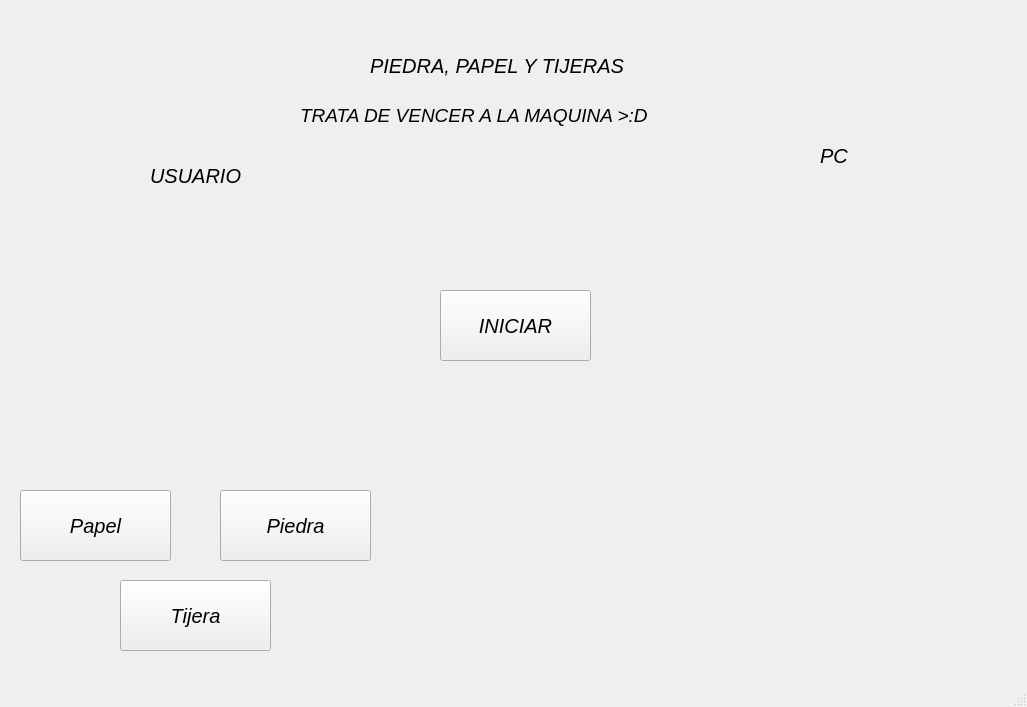
<?xml version="1.0" encoding="UTF-8"?>
<ui version="4.0">
 <class>MainWindow</class>
 <widget class="QMainWindow" name="MainWindow">
  <property name="geometry">
   <rect>
    <x>0</x>
    <y>0</y>
    <width>1027</width>
    <height>707</height>
   </rect>
  </property>
  <property name="windowTitle">
   <string>MainWindow</string>
  </property>
  <widget class="QWidget" name="centralwidget">
   <widget class="QPushButton" name="btn_iniciar">
    <property name="geometry">
     <rect>
      <x>440</x>
      <y>290</y>
      <width>151</width>
      <height>71</height>
     </rect>
    </property>
    <property name="font">
     <font>
      <family>MS Sans Serif</family>
      <pointsize>15</pointsize>
      <italic>true</italic>
     </font>
    </property>
    <property name="text">
     <string>INICIAR</string>
    </property>
   </widget>
   <widget class="QLabel" name="label">
    <property name="geometry">
     <rect>
      <x>450</x>
      <y>80</y>
      <width>55</width>
      <height>16</height>
     </rect>
    </property>
    <property name="text">
     <string/>
    </property>
   </widget>
   <widget class="QLabel" name="label_3">
    <property name="geometry">
     <rect>
      <x>30</x>
      <y>-40</y>
      <width>301</width>
      <height>221</height>
     </rect>
    </property>
    <property name="styleSheet">
     <string notr="true">border-image: url(:/Logos/ingenieria logo.png);</string>
    </property>
    <property name="text">
     <string/>
    </property>
   </widget>
   <widget class="QLabel" name="label_4">
    <property name="geometry">
     <rect>
      <x>810</x>
      <y>20</y>
      <width>191</width>
      <height>91</height>
     </rect>
    </property>
    <property name="styleSheet">
     <string notr="true">border-image: url(:/Logos/uat logo.jpg);</string>
    </property>
    <property name="text">
     <string/>
    </property>
   </widget>
   <widget class="QLabel" name="label_5">
    <property name="geometry">
     <rect>
      <x>830</x>
      <y>510</y>
      <width>181</width>
      <height>131</height>
     </rect>
    </property>
    <property name="styleSheet">
     <string notr="true">border-image: url(:/Logos/logo programador.png);</string>
    </property>
    <property name="text">
     <string/>
    </property>
   </widget>
   <widget class="QLabel" name="imagenPC">
    <property name="geometry">
     <rect>
      <x>710</x>
      <y>200</y>
      <width>251</width>
      <height>261</height>
     </rect>
    </property>
    <property name="cursor">
     <cursorShape>BusyCursor</cursorShape>
    </property>
    <property name="styleSheet">
     <string notr="true">border-image: url(:/Logos/yo xd.jpg);</string>
    </property>
    <property name="text">
     <string/>
    </property>
    <property name="pixmap">
     <pixmap resource="recursos.qrc">:/Logos/piedra.jpeg</pixmap>
    </property>
    <property name="scaledContents">
     <bool>true</bool>
    </property>
   </widget>
   <widget class="QLabel" name="imagenUsu">
    <property name="geometry">
     <rect>
      <x>70</x>
      <y>210</y>
      <width>271</width>
      <height>261</height>
     </rect>
    </property>
    <property name="cursor">
     <cursorShape>BusyCursor</cursorShape>
    </property>
    <property name="styleSheet">
     <string notr="true">border-image: url(:/Logos/yo xd.jpg);</string>
    </property>
    <property name="text">
     <string/>
    </property>
    <property name="pixmap">
     <pixmap resource="recursos.qrc">:/Logos/piedra.jpeg</pixmap>
    </property>
    <property name="scaledContents">
     <bool>true</bool>
    </property>
   </widget>
   <widget class="QPushButton" name="btn_papel">
    <property name="geometry">
     <rect>
      <x>20</x>
      <y>490</y>
      <width>151</width>
      <height>71</height>
     </rect>
    </property>
    <property name="font">
     <font>
      <family>MS Sans Serif</family>
      <pointsize>15</pointsize>
      <italic>true</italic>
     </font>
    </property>
    <property name="text">
     <string>Papel</string>
    </property>
   </widget>
   <widget class="QPushButton" name="btn_piedra">
    <property name="geometry">
     <rect>
      <x>220</x>
      <y>490</y>
      <width>151</width>
      <height>71</height>
     </rect>
    </property>
    <property name="font">
     <font>
      <family>MS Sans Serif</family>
      <pointsize>15</pointsize>
      <italic>true</italic>
     </font>
    </property>
    <property name="text">
     <string>Piedra</string>
    </property>
   </widget>
   <widget class="QPushButton" name="btn_tijera">
    <property name="geometry">
     <rect>
      <x>120</x>
      <y>580</y>
      <width>151</width>
      <height>71</height>
     </rect>
    </property>
    <property name="font">
     <font>
      <family>MS Sans Serif</family>
      <pointsize>15</pointsize>
      <italic>true</italic>
     </font>
    </property>
    <property name="text">
     <string>Tijera</string>
    </property>
   </widget>
   <widget class="QLabel" name="label_2">
    <property name="geometry">
     <rect>
      <x>150</x>
      <y>160</y>
      <width>121</width>
      <height>31</height>
     </rect>
    </property>
    <property name="font">
     <font>
      <family>MS Sans Serif</family>
      <pointsize>15</pointsize>
      <italic>true</italic>
     </font>
    </property>
    <property name="text">
     <string>USUARIO</string>
    </property>
   </widget>
   <widget class="QLabel" name="label_6">
    <property name="geometry">
     <rect>
      <x>820</x>
      <y>140</y>
      <width>121</width>
      <height>31</height>
     </rect>
    </property>
    <property name="font">
     <font>
      <family>MS Sans Serif</family>
      <pointsize>15</pointsize>
      <italic>true</italic>
     </font>
    </property>
    <property name="text">
     <string>PC</string>
    </property>
   </widget>
   <widget class="QLabel" name="label_7">
    <property name="geometry">
     <rect>
      <x>370</x>
      <y>50</y>
      <width>341</width>
      <height>31</height>
     </rect>
    </property>
    <property name="font">
     <font>
      <family>MS Sans Serif</family>
      <pointsize>15</pointsize>
      <italic>true</italic>
     </font>
    </property>
    <property name="text">
     <string>PIEDRA, PAPEL Y TIJERAS</string>
    </property>
   </widget>
   <widget class="QLabel" name="label_8">
    <property name="geometry">
     <rect>
      <x>300</x>
      <y>100</y>
      <width>471</width>
      <height>31</height>
     </rect>
    </property>
    <property name="font">
     <font>
      <family>MS Sans Serif</family>
      <pointsize>14</pointsize>
      <italic>true</italic>
     </font>
    </property>
    <property name="text">
     <string>TRATA DE VENCER A LA MAQUINA &gt;:D</string>
    </property>
   </widget>
  </widget>
  <widget class="QMenuBar" name="menubar">
   <property name="geometry">
    <rect>
     <x>0</x>
     <y>0</y>
     <width>1027</width>
     <height>26</height>
    </rect>
   </property>
  </widget>
  <widget class="QStatusBar" name="statusbar"/>
 </widget>
 <resources>
  <include location="recursos.qrc"/>
 </resources>
 <connections/>
</ui>
